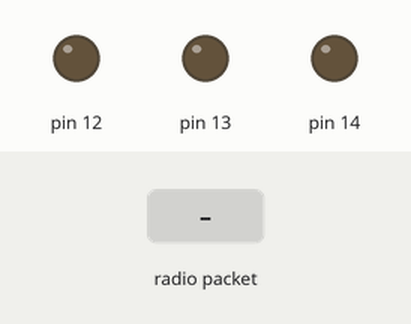
The sketch below on a simulated Arduino Uno, built with avr-gcc and run on an emulated ATmega328P. On the bench: output pins drawn as LEDs (lit = HIGH). The inputs (shaded band) are chosen by the test bench. No radio packets arrive unless stated.

Above: at 1.2 s.
1.3 s: radio packet "0" arrives
At 1.6 s:
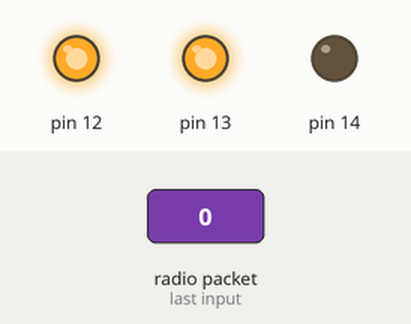
Timing chart, 0 to 4.3 s (numbered marks = the images above; inputs shaded):
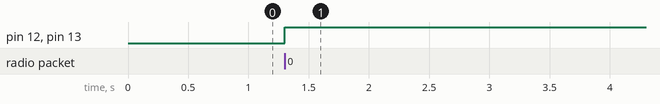

The sketch:

joystick_nrf_l298n_receive_stein_6.ino
```cpp
#include <SPI.h>
#include <nRF24L01.h>
#include <RF24.h>
#include <Arduino.h>

// Motor pins
const int enA = 25;
const int in1 = 26;
const int in2 = 27;
const int enB = 12;
const int in3 = 13;
const int in4 = 14;

struct Motor {
  enum Direction {OFF, FORWARD, BACKWARD};
  Motor(int pwm_pin, int fwd_pin, int bwd_pin)
    : pwm(pwm_pin), fwd(fwd_pin), bwd(bwd_pin) {}
  void setDirection(Direction dir) const {
    switch (dir) {
    case FORWARD:
      digitalWrite(fwd, HIGH);
      digitalWrite(bwd, LOW);
      break;
    case BACKWARD:
      digitalWrite(bwd, HIGH);
      digitalWrite(fwd, LOW);
      break;
    case OFF:
    default:
      digitalWrite(fwd, LOW);
      digitalWrite(bwd, LOW);
      break;
    }
  }
  void setSpeed(int speed) const {
    analogWrite(pwm, speed);
  }
  void begin() const {
    pinMode(pwm, OUTPUT);
    pinMode(fwd, OUTPUT);
    pinMode(bwd, OUTPUT);
    setSpeed(0);
    setDirection(OFF);
  }
  const int pwm;
  const int fwd;
  const int bwd;
};

const Motor left_motor(enA, in2, in1);
const Motor right_motor(enB, in3, in4);

// NRF setup
RF24 radio(16, 17); // CE, CSN
const byte address[6] = "00001";


void setup() {
  //Serial.begin(9600);
  left_motor.begin();
  right_motor.begin();

  radio.begin();
  radio.openReadingPipe(0, address);
  radio.setPALevel(RF24_PA_MIN);
  radio.startListening();
}


int mapValue(int value) {
  static const int center = 507;
  static const int dead = 10;
  if (value > center + dead) // backward, left
    return -map(value, center + dead, 1023, 0, 255);
  else if (value < center - dead) // forward, right
    return map(value, center - dead, 0, 0, 255);
  return 0;
}

Motor::Direction calcDirection(int speed) {
  return speed == 0 ? Motor::OFF :
    speed > 0 ? Motor::FORWARD :
    Motor::BACKWARD;
}


void controlMotors(int speed_joy, int turn_joy) {
  int speed = mapValue(speed_joy);
  int turn = mapValue(turn_joy) / 2;

  int left_speed = 0;
  int right_speed = 0;

  if (abs(speed) > abs(turn)) {
    if (speed > 0) {
      if (turn > 0) {
        right_speed = speed;
        left_speed = speed - turn;
      }
      else {
        right_speed = speed + turn;
        left_speed = speed;
      }
    }
    else {
      if (turn > 0) {
        right_speed = speed;
        left_speed = speed + turn;
      }
      else {
        right_speed = speed - turn;
        left_speed = speed;
      }
    }
  }
  else {
    if (speed > 0)  {
      if (turn > 0) {
        right_speed = turn;
        left_speed = turn - speed;
      }
      else {
        right_speed = turn + speed;
        left_speed = turn;
      }
    }
    else {
      if (turn > 0) {
        right_speed = turn;
        left_speed = turn + speed;
      }
      else {
        left_speed = turn - speed;
        right_speed = turn;
      }
    }
  }

  left_motor.setDirection(calcDirection(left_speed));
  right_motor.setDirection(calcDirection(right_speed));
  left_motor.setSpeed(abs(left_speed));
  right_motor.setSpeed(abs(right_speed));
}

void loop() {
  if (radio.available()) {
    char buffer[50] = "";
    radio.read(&buffer, sizeof(buffer));
    int j1x, j1y, j2x, j2y;
    sscanf(buffer, "%d,%d,%d,%d", &j1x, &j1y, &j2x, &j2y);
    controlMotors(j1x, j2y);
  }
}
```

Measured:
- after the input at 1.3 s, pin 12, pin 13: LOW → HIGH at once
